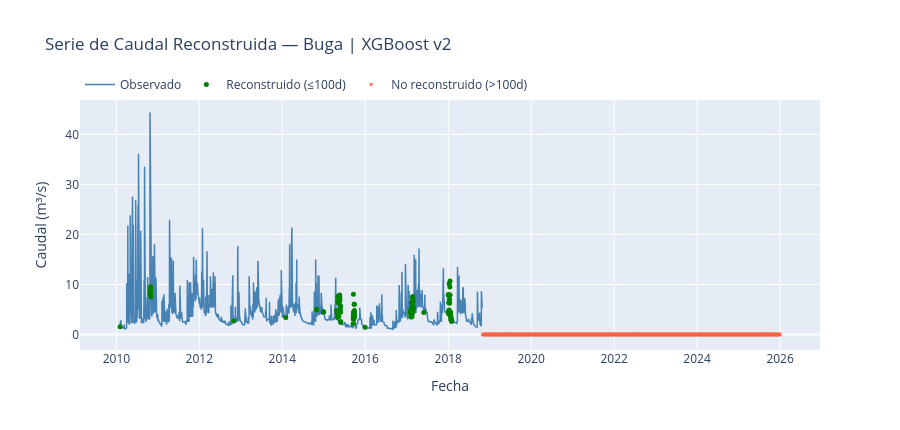

Write notebook code for a chart like this one.
### Code cell
# ── Visualización interactiva ─────────────────────────────────────────────────
obs_s  = df_final[df_final['Fuente'] == 'Observado']
rec_s  = df_final[df_final['Fuente'].str.contains('Reconstruido \(')]
nrec_s = df_final[df_final['Fuente'].str.contains('No reconstruido')]

fig = go.Figure()
fig.add_trace(go.Scatter(
    x=obs_s.index, y=obs_s['Caudal_m3s'],
    mode='lines', name='Observado',
    line=dict(color='steelblue', width=1.5)
))
fig.add_trace(go.Scatter(
    x=rec_s.index, y=rec_s['Caudal_m3s'],
    mode='markers', name=f'Reconstruido (≤{UMBRAL}d)',
    marker=dict(color='green', size=5)
))
if len(nrec_s) > 0:
    fig.add_trace(go.Scatter(
        x=nrec_s.index, y=[0]*len(nrec_s),
        mode='markers', name=f'No reconstruido (>{UMBRAL}d)',
        marker=dict(color='tomato', size=3, symbol='x')
    ))

fig.update_layout(
    title=f'Serie de Caudal Reconstruida — Buga | XGBoost v2',
    xaxis_title='Fecha', yaxis_title='Caudal (m³/s)',
    hovermode='x unified', height=430,
    legend=dict(x=0, y=1.12, orientation='h')
)
fig.show()
